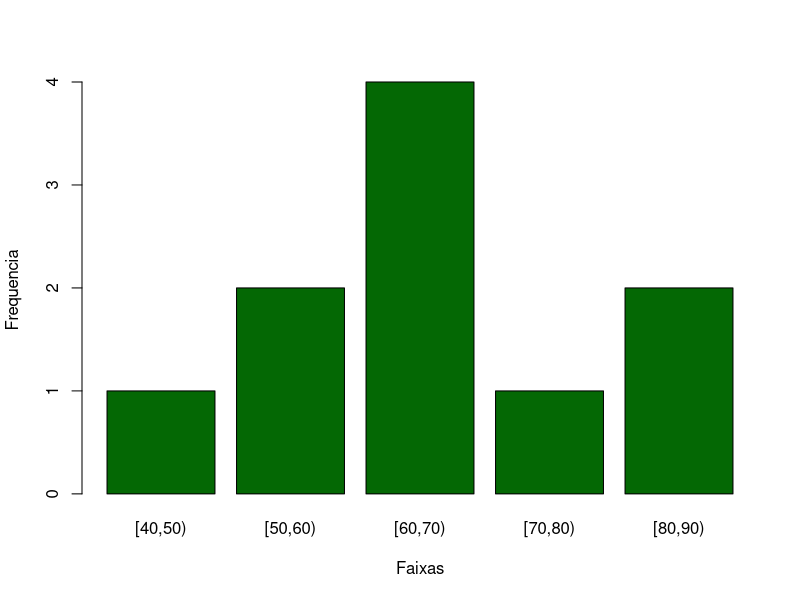
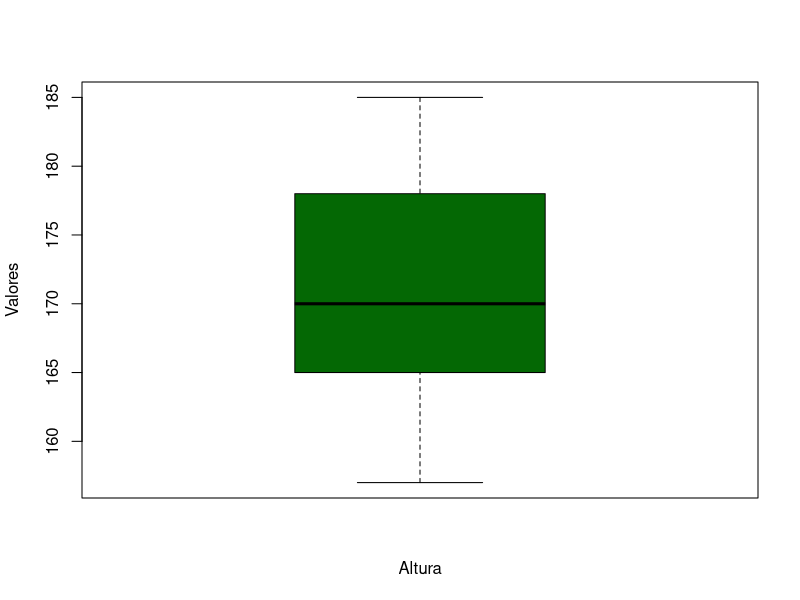
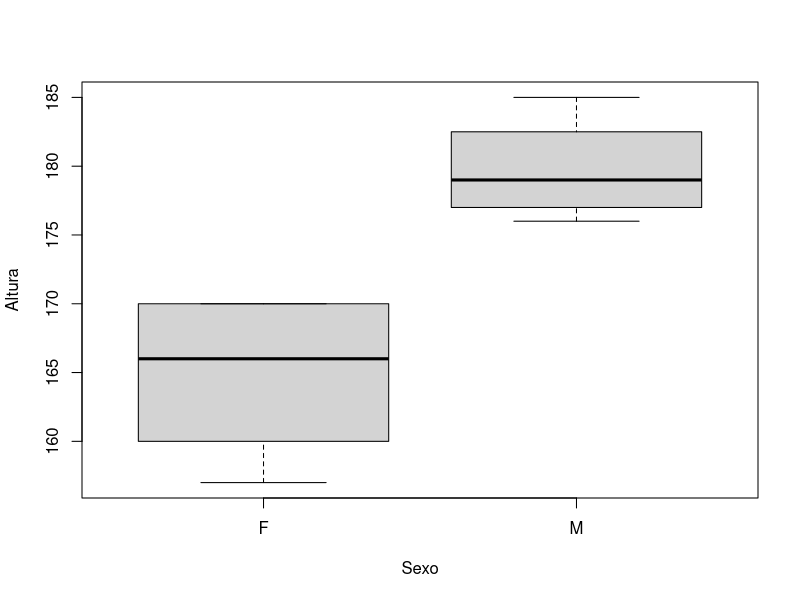
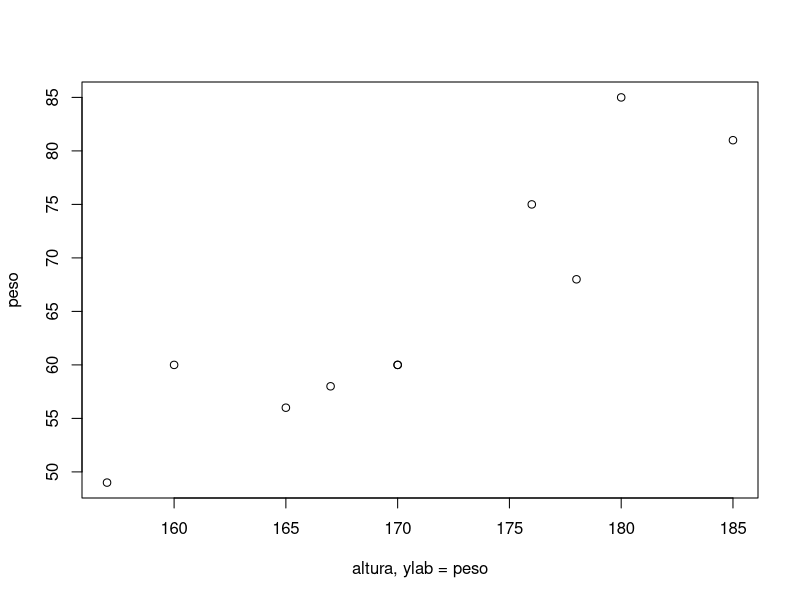

Here is the R script that generated these plots, in order:

# Nome: João Vitor Basso Miranda
# GRR: 20242921

dados <- 
    data.frame(
        turma = c("A", "B", "A", "B", "A", "B", "A", "A", "B", "A"),
        sexo = c("M", "F", "F", "F", "F", "M", "M", "M", "F", "F"),
        altura = c(185, 170, 160, 167, 157, 176, 178, 180, 165, 170),
        peso = c(81, 60, 60, 58, 49, 75, 68, 85, 56, 60)
    )

#1) Quais são os tipos das variáveis coletadas? Classifique-as em qualitativa nominal, qualitativa ordinal,quantitativa discreta ou quantitativa contínua. (0,5 ponto)

#R: turma: Qualitativa Nominal, sexo: Qualitativa Nominal, altura: Quantitativa Contínua, peso: Quantitativa Contínua

#2) Considere que existia um cadastro de alunos alocados em turmas. Em cada turma os alunos foram 
# selecionados por meio de um sorteio em que todos os elementos tinham a mesma probabilidade de fazer
# parte da amostra. A amostra final foi composta pela junção das amostras tomadas em cada turma.
# Qual o nome deste método de amostragem? Este plano de amostragem corresponde a um método
# probabilístico ou não probabilístico? (0,5 ponto)

#R: turma: Amostragem estratificada, método probabilistico 

# 3) Monte uma tabela de frequências para a variável turma. Use frequências absolutas e relativas. Qual
# seria o gráfico mais adequado para representar esta tabela? (0,5 ponto)


tabela_freq <- table(dados$turma)

frequencias_relativas <- prop.table(tabela_freq)


tabela_final <- cbind(Frequencia_Absoluta = tabela_freq, Frequencia_Relativa = frequencias_relativas)

print(tabela_final)

# O gráfico mais adequado seria um gráfico de barras

# 4) Monte uma tabela de frequências para a variável peso. Use faixas de tamanho 10, partindo de 40 até
# 90. Qual é a faixa modal? (0,5 ponto)


faixas <- seq(40, 90, by = 10)


tabela_freq_peso <- cut(dados$peso, breaks = faixas, right = FALSE)
tabela_freq_peso <- table(tabela_freq_peso)


tabela_peso <- data.frame(
    Faixa_de_Peso = names(tabela_freq_peso),
    Frequencia_Absoluta = as.numeric(tabela_freq_peso)
)

print(tabela_peso)

# A faixa modal é [60,70)


# 5) Obtenha média e desvio padrão para as variáveis altura e peso. (1,0 ponto)


media_altura <- mean(dados$altura)
desvio_padrao_altura <- sd(dados$altura)


media_peso <- mean(dados$peso)
desvio_padrao_peso <- sd(dados$peso)


cat("Média da altura:", media_altura, "\n")
cat("Desvio padrão da altura:", desvio_padrao_altura, "\n\n")
cat("Média do peso:", media_peso, "\n")
cat("Desvio padrão do peso:", desvio_padrao_peso, "\n")

# 6) Altura e peso são variáveis em diferentes escalas, qual delas apresenta variabilidade maior? Utilize uma
# medida de comparação adequada. (1,0 ponto)

# Calcular o coeficiente de variação para altura
cv_altura <- (desvio_padrao_altura / media_altura) * 100

# Calcular o coeficiente de variação para peso
cv_peso <- (desvio_padrao_peso / media_peso) * 100

print(cv_altura)
print(cv_peso)

# O peso tem maior variabilidade

# 7) Com base na tabela do item (4), esboce o histograma dos pesos. O que você conclui a respeito da
# simetria? (1,0 ponto)




barplot(tabela_peso$Frequencia_Absoluta,
        names=tabela_peso$Faixa_de_Peso,
        xlab='Faixas', ylab='Frequencia',
        col='#046804',border = "black")

# O gráfico sugere que os dados estão distribuídos de maneira equilibrada em ambos os lados da média, indicando simetria.

# 8) Obtenha as quantidades necessárias e esboce o box-plot das alturas. Coloque nos eixos os valores
# utilizados para o esboço. O que você conclui a respeito da simetria e da presença de valores atípicos?
# (1,0 ponto)

boxplot(dados$altura, 
        xlab = "Altura",
        ylab = "Valores",
        col = '#046804',
        border = "black")

# A distribuição parece simetrica e não possui valores atipicos

# 9) Monte uma tabela de dupla entrada usando frequências absolutas para sexo e turma. O que você
# conclui? (1,0 ponto)


tabela_dupla_entrada <- table(dados$sexo, dados$turma)
print(tabela_dupla_entrada)

# A turma B tem mais mulheres do que homens

# 10) Avalie os gráficos abaixo. O que você conclui? (1,0 ponto)

boxplot(altura ~ sexo, data = dados, 
        xlab = "Sexo", ylab = "Altura")

plot(peso ~ altura, data = dados,
     xlab = 'altura, ylab = peso')

# Os homens são mais altos que as mulheres em média e o que peso e altura tem correlação positiva

# 11) Obtenha uma medida de associação entre turma e sexo. O que você conclui? (1,0 ponto)

resultado_chi2 <- chisq.test(tabela_dupla_entrada)
print(resultado_chi2)

# Não tem associação

# 12) Responda de forma sucinta: (1,0 ponto)

# a)
# Na amostragem estratificada, a população é dividida em grupos homogêneos (estratos) e uma amostra é retirada de cada estrato.
# Na amostragem por conglomerados, a população é dividida em grupos heterogêneos (conglomerados) e alguns desses grupos são selecionados para compor a amostra.

# b)
# É melhor evitar o gráfico de setores devido à distorção na percepção das proporções reais entre as categorias e à dificuldade de comparação entre diferentes setores.

# c)
# Dois conjuntos com mesma média podem ter distribuições diferentes, portanto, a igualdade não pode ser afirmada apenas com base na média.
# d):

# Um ponto atípico é um valor significativamente diferente dos demais no conjunto de dados.

# e) Correlação e causalidade:
# Correlação não implica causalidade.